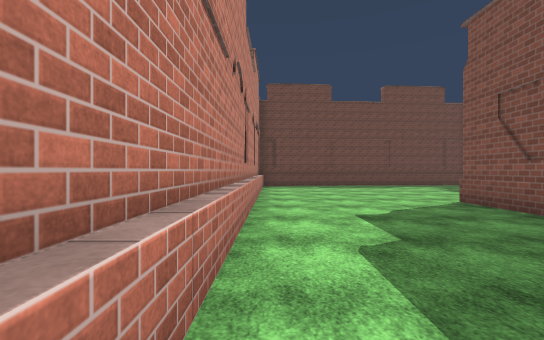
view 1 (above)

19 first-person views from a walk through a Unity game level. The camera is 1.4 m above the floor, looks level and sees 90° across. The floor is counted in squares, 2 m on a side. Each view is taken from the middle of a square. On the plan, view 1 faces up. The plan holds only what a view shows up to about 9 squares ahead; the rest is blank. The place goes on beyond the plan. The player is left out. Some animated figures are left out. Surface patterns are stand-ins for the level's own textures.

view 2
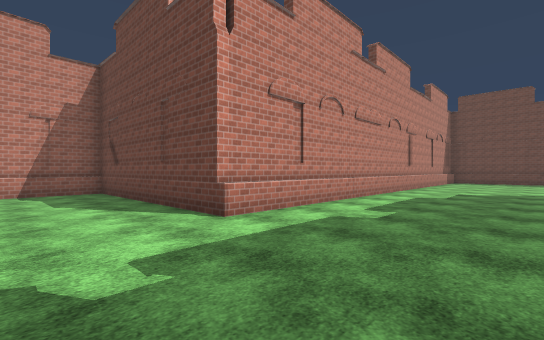

view 3
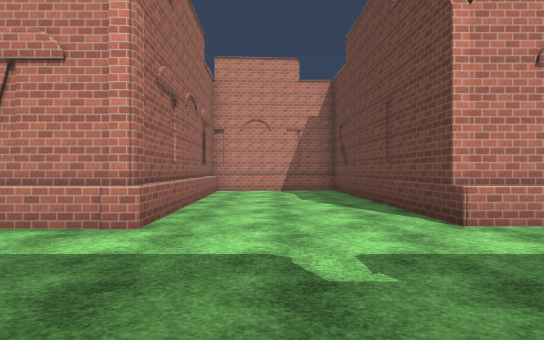

view 4
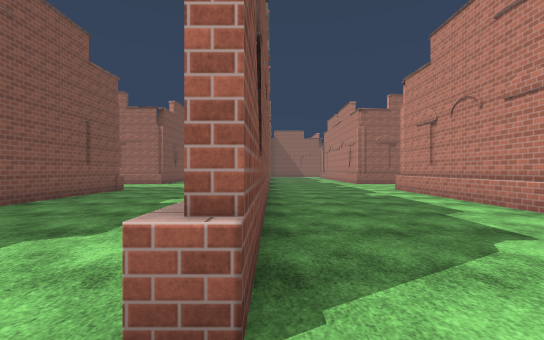

view 5
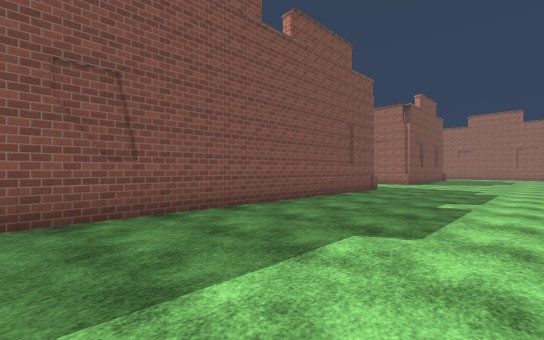

view 6
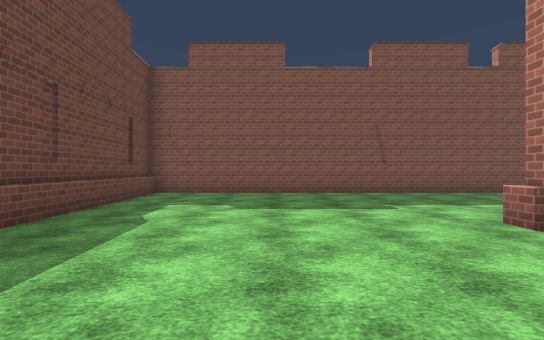

view 7
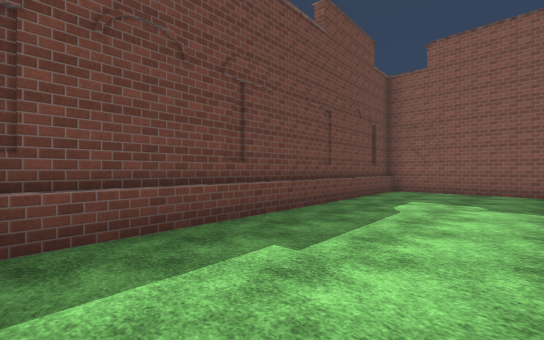

view 8
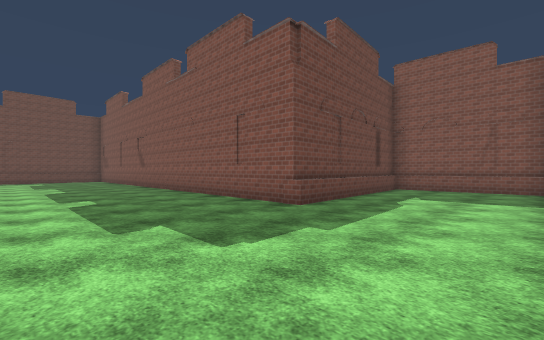

view 9
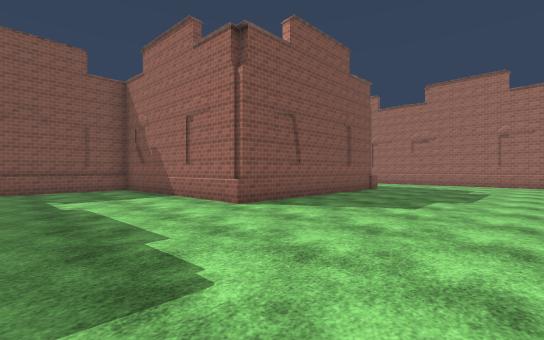

view 10
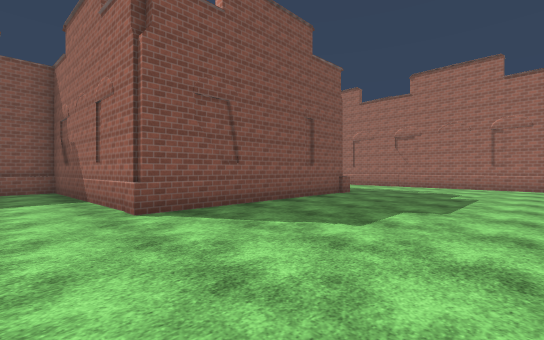

view 11
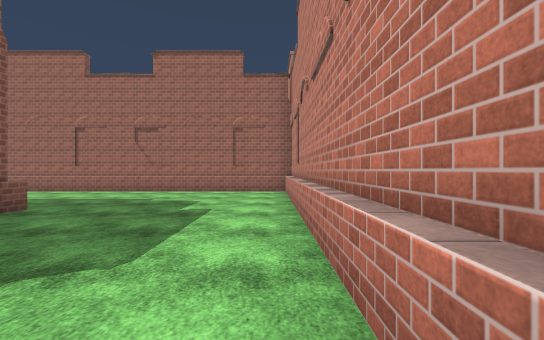

view 12
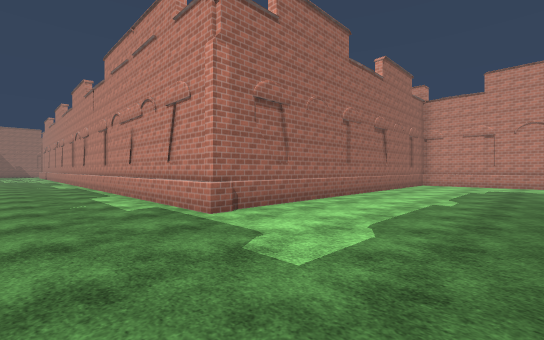

view 13
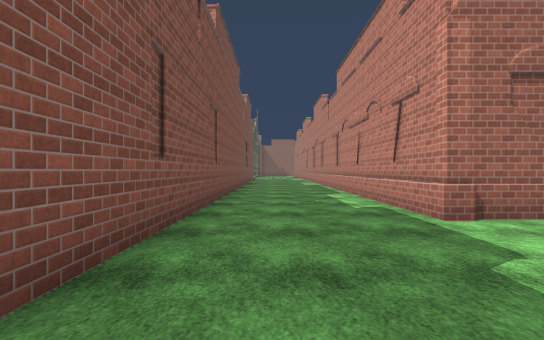

view 14
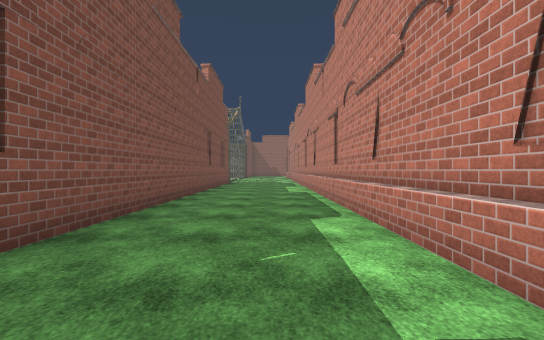

view 15
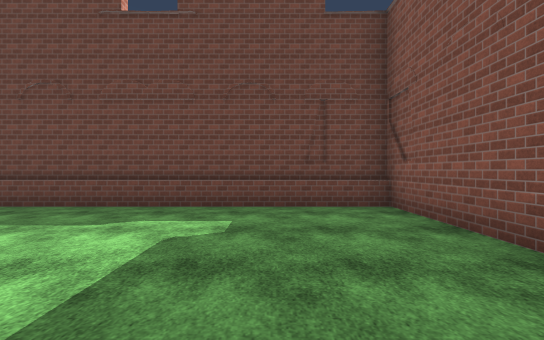

view 16
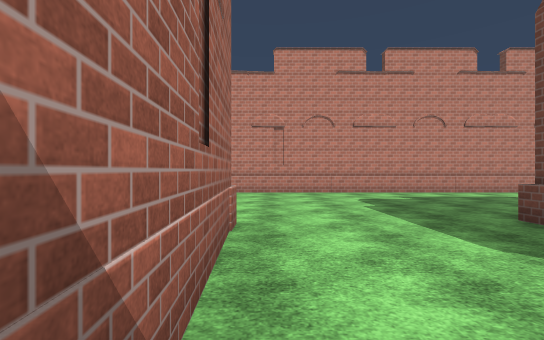

view 17
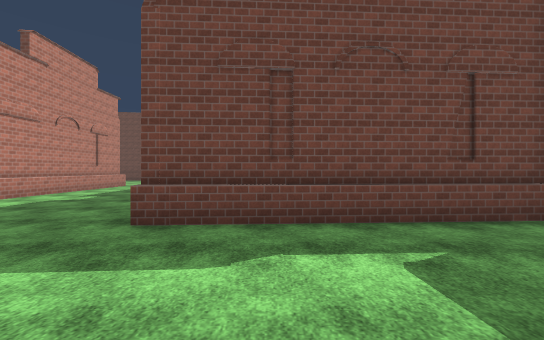

view 18
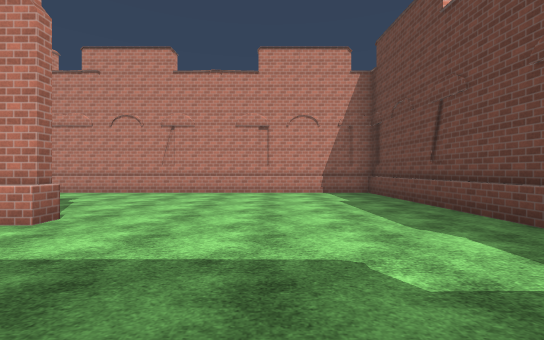

view 19
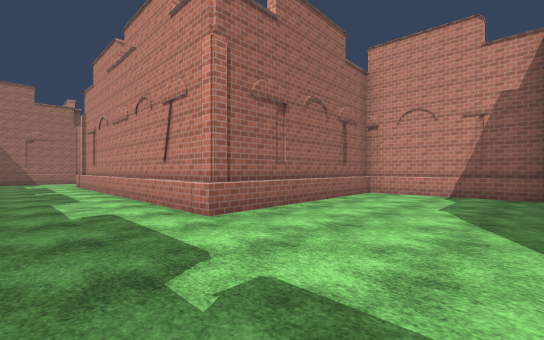

### Floor plan
Points are (right, up) in squares from view 1. A wall is a line through its corners. A room is listed if a view was taken in it or the views show most of it. See-through windows are left out.
Room 1 (views 1, 2, 3, 4, 5, 6, 7, 8, 9, 10, 11, 12, 13, 14, 15, 16, 17, 18, 19)
walls: (4.4, -8.6) (4.4, -13.4); (9.4, -12.6) (9.4, -6.5) (15.5, -6.2) (15.3, -3); (-0.6, -6.8) (-0.6, -13.2); (4.1, 0.4) (4.1, 6) (4.6, 6); (-0.4, -2.6) (-6.5, -2.9) (-6.3, -7) (-0.4, -6.8); (4.2, -16.9) (15.6, -16.9); (4.4, 3) (4.4, -7.4); (15, -2) (9.3, -2.4) (9.3, 12.5); (-6.1, -6.8) (-0.4, -6.6); (4.4, 5.9) (4.4, 5.2); (15.4, -16.8) (15.4, -26); (19.3, -12.6) (11.5, -12.6); (9.3, 12.7) (-0.4, 12.2); (-0.6, 11.9) (-0.6, -2.6); (19.3, -26) (19.3, -12.8)
low walls: (-0.4, -6.8) (-0.4, -13.5); (9.3, -12.9) (9.3, -12.2); (15.3, -6.2) (15.1, -3); (14.8, -2.3) (9.3, -2.6); (4.6, 3) (4.6, -16.4); (-6.3, -2.9) (-6.1, -7); (4.6, 6) (4.6, 5.5); (15.6, -16.9) (15.6, -24.4); (19.3, -12.8) (11.8, -12.8); (9.3, 12.5) (-0.4, 12) (-0.4, -2.6)

Positions as (right, up) in squares from view 1, and headings:
1: (0, 0), facing up
2: (3, -5), facing up-left
3: (3, -5), facing left
4: (4, 7), facing down
5: (5, 7), facing down-right
6: (1, 9), facing right
7: (0, 9), facing up-right
8: (5, -6), facing up-right
9: (5, -3), facing down-right
10: (5, -5), facing down-right
11: (5, -8), facing down
12: (18, -13), facing down-left
13: (18, -13), facing down
14: (17, -17), facing down
15: (17, -18), facing up
16: (13, -6), facing left
17: (11, -6), facing up
18: (8, 9), facing left
19: (2, -3), facing down-left
